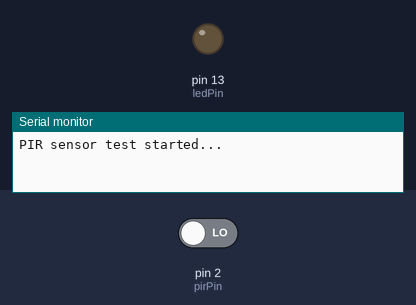
Recording of a sketch running on a simulated Arduino Uno, built with avr-gcc and run on an emulated ATmega328P. On the bench: output pins drawn as LEDs (lit = HIGH), the last lines printed to the serial monitor. The inputs (shaded band) are chosen by the test bench; at power-on: pin 2 (pirPin) LOW.

Above: at 1.2 s.
1.3 s: pin 2 (pirPin) driven HIGH
At 1.9 s:
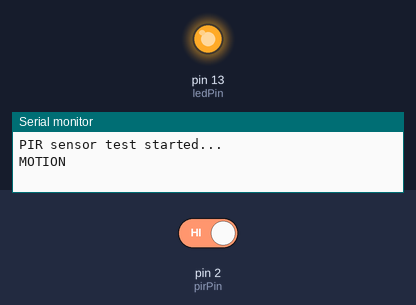
2.8 s: pin 2 (pirPin) driven LOW
At 3.1 s:
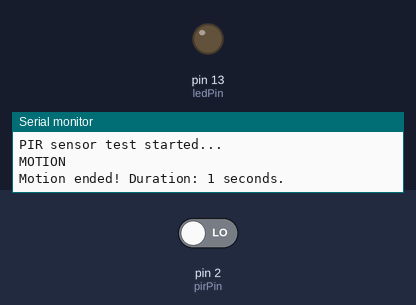
Timing chart, 0 to 5.8 s (numbered marks = the images above; inputs shaded):
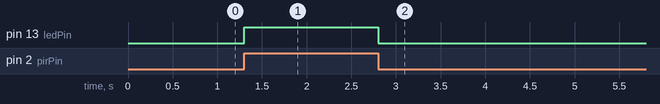

Measured:
- after the input at 1.3 s, pin 13 (ledPin): LOW → HIGH at once
- after the input at 2.8 s, pin 13 (ledPin): HIGH → LOW at once

The sketch:

HardwareCode.ino
```cpp
int pirPin = 2;
int ledPin = 13;
int pirState = LOW;
int val = 0;

unsigned long motionStart = 0;
unsigned long motionEnd = 0;

void setup() {
  pinMode(pirPin, INPUT);
  pinMode(ledPin, OUTPUT);
  Serial.begin(9600);
  Serial.println("PIR sensor test started...");
}

void loop() {
  val = digitalRead(pirPin);

  if (val == HIGH) {
    digitalWrite(ledPin, HIGH);
    if (pirState == LOW) {
      motionStart = millis();
      Serial.println("MOTION");
      pirState = HIGH;
    }
  } else {
    digitalWrite(ledPin, LOW);
    if (pirState == HIGH) {
      motionEnd = millis();
      unsigned long duration = (motionEnd - motionStart) / 1000;
      Serial.print("Motion ended! Duration: ");
      Serial.print(duration);
      Serial.println(" seconds.");
      pirState = LOW;
    }
  }
}
```
